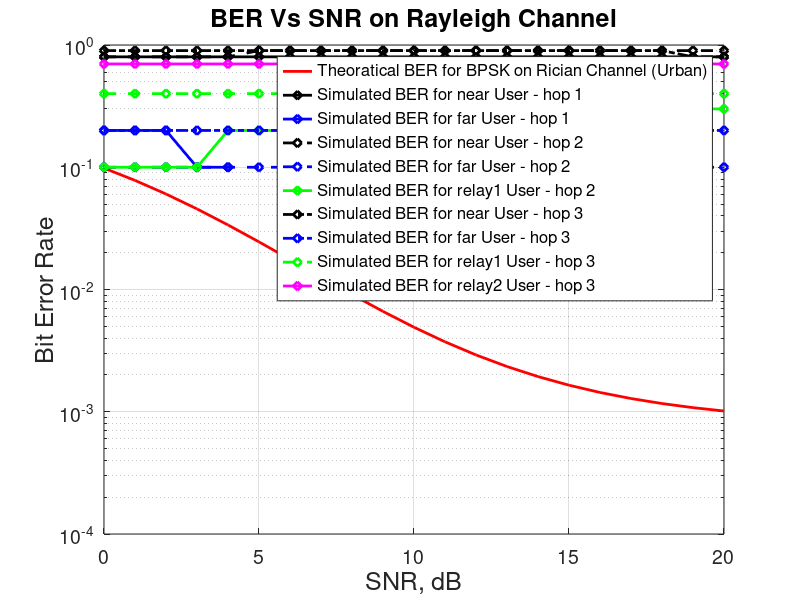

This chart was generated by the following MATLAB code:
%ref:https://in.mathworks.com/matlabcentral/fileexchange/23498-mc-cdma
clc;
close all;
clear all;

k1 = 5;% Rician factor % ref: https://www.researchgate.net/publication/263669548_Probability_Distribution_of_Rician_K-Factor_in_Urban_Suburban_and_Rural_Areas_Using_Real-World_Captured_Data
mean = sqrt(k1/(k1+1));% mean
sigma = sqrt(1/(2*(k1+1)));% variance
N=10;  % Number of Bits for data_user1
d1 = 10;  d2 = 500;  % Distances of users from base station (BS)
d3 = 5;
eta = 4;            % Path loss exponent

%% ------------------Hop 1------------------------------
users=1;            % Number of Users

%------------------Generation of Walsh code--------------------------------
n =4;                              %Number of  Data Sub-Carriers
walsh=hadamard(n);              
code1=walsh(2,:);                   %Taking 2nd row of walsh code for User1

%------------------Generating data for User1-------------------------------                     
data_user1 = rand(1,N)>0.5;         % Generation of data for user1
data_user1bpsk = 2*data_user1-1;    % BPSK modulation 0 -> -1; 1 -> 0 

%------------------Spreading & IFFT for User1------------------------------
data_user11=data_user1bpsk';
spdata1_user1=data_user11*code1;    % Spreading 
spdata12=(spdata1_user1)';
ifftdata_user1=ifft(spdata12);      % Taking the IFFT
ifftdata12=ifftdata_user1';

%------------------Append Cyclic Prefix1 for User1-------------------------
y1=[ifftdata12(:,[(n-2):n]) ifftdata12];
transdata1=y1';
tx_user1=transdata1;                % Transmitting data for user1

%----------------------Adding data for Transmission of All User------------
x=tx_user1;
%----------------------Creating Rayleigh Channel---------------------------
Taps=4;                                   % Number of Taps
p1=1;                                     % Power of Tap1
p2=1;                                     % Power of Tap2
p3=1;                                     % Power of Tap3
p4=1;
gain1=sqrt(d1^-eta)*sqrt(p1/2)*[randn(1,N)*sigma+mean + j*randn(1,N)*sigma];% Gain for Tap1

ch1=repmat(gain1,(n+3),1);     

data_channel1=x.*ch1;  % Passing data through channel 

%% ------user 2 using same code but different channel
                  %Taking 2nd row of walsh code for User1
%------------------Generating data for User1-------------------------------                          
data_user2= rand(1,N)>0.5;          % Generation of data for user1
data_user2bpsk = 2*data_user2-1;    % BPSK modulation 0 -> -1; 1 -> 0 

%------------------Spreading & IFFT for User1------------------------------
data_user22=data_user2bpsk';
spdata1_user2=data_user22*code1;    % Spreading 
spdata122=(spdata1_user2)';
ifftdata_user2=ifft(spdata122);      % Taking the IFFT
ifftdata122=ifftdata_user2';

%------------------Append Cyclic Prefix1 for User1-------------------------
y2=[ifftdata122(:,[(n-2):n]) ifftdata122];
transdata2=y2';
tx_user2=transdata2;                % Transmitting data for user1

%----------------------Adding data for Transmission of All User------------
x2=tx_user2;

%----------------------Creating Rayleigh Channel---------------------------
Taps=4;                                        % Number of Taps
%p1=1;                                       % Power of Tap1
%p2=1;                                     % Power of Tap2
%p3=1;                                     % Power of Tap3
%p4=1;
gain1s=sqrt(d2^-eta)*sqrt(p1/2)*[(randn(1,N)*(sigma+mean)).^2 + j*(randn(1,N)*sigma).^2];   % Gain for Tap1
gain2s=sqrt(p2/2)*[randn(1,N)*sigma+mean + j*randn(1,N)*sigma];   % Gain for Tap2
gain3s=sqrt(p3/2)*[randn(1,N)*sigma+mean + j*randn(1,N)*sigma];   % Gain for Tap3
gain4s=sqrt(p4/2)*[randn(1,N)*sigma+mean + j*randn(1,N)*sigma];   % Gain for Tap4
x110=x2(:);
x120=reshape(x110,1,length(x110));
i=1:length(x120);        
delay1=1; 
for i=delay1+1:length(x120) % Producing one sample delay in Tap2 w.r.t. Tap1
   x13(i)=x2(i-delay1);
end
delay2=2;
for i=delay2+1:length(x120) % Producing two sample delay in Tap2 w.r.t. Tap1
   x14(i)=x2(i-delay2);
end
delay3=3;
for i=delay3+1:length(x120) % Producing three sample delay in Tap2 w.r.t. Tap1
   x15(i)=x2(i-delay3);
end
x111=reshape(x13,(n+3),length(x13)/(n+3));
x222=reshape(x14,(n+3),length(x14)/(n+3));
x333=reshape(x15,(n+3),length(x15)/(n+3));
ch11=repmat(gain1s,(n+3),1);     
ch22=repmat(gain2s,(n+3),1);
ch33=repmat(gain3s,(n+3),1);
ch44=repmat(gain4s,(n+3),1);
data_channel2=x2.*ch11+x111.*ch22+x222.*ch33+x333.*ch44;  % Passing data through channel 
%------------------------Addition of AWGN noise ---------------------------
data_channel=data_channel1+ data_channel2;
data_noise=data_channel(:);
data_noise=reshape(data_noise,1,length(data_noise));
noise = 1/sqrt(2)*[randn(1,length(data_noise)) + j*randn(1,length(data_noise))]; 

%% ------ receiver ---------------------
snr = [0:20];                 % multiple Eb/N0 values

for i = 1:length(snr)
y2= data_noise + (sqrt(1)*10^(-snr(i)/20))*noise; %Addition of Noise
  
%--------------------------Receiver ---------------------------------------
data_received2 = y2;           %fadded data received with awgn noise
%---------------------Removing Cyclic Prefix-------------------------------
rx1=reshape(data_received2,(n+3),length(data_received2)/(n+3));
rx12=rx1';
rx13 = rx12(:,[(4:(n+3))]); 
rx14=rx13';

%-----------------Taking FFT ----------------------------------------------
fft_data_received2 =fft(rx14);

%----------------equilization of the channel-------------------------------

data_equilized1=fft_data_received2/sqrt(d1^-eta)*sqrt(p1/2);
channel_response2=fft([gain1s;gain2s;gain3s;gain4s],n);
data_equilized2=fft_data_received2.*conj(channel_response2);

%----------------BER of Data User1-----------------------------------------
recdata112=(data_equilized2'*code1')';
x11_hat = ones(1,N);
x11_hat(recdata112<0) = -1;
recdata11=(data_equilized1'*code1'-x11_hat')';
recdata12=real(recdata11)>0;
errors_user1(i) = size(find([data_user1- recdata12]),2); %Errors for User1
SBer1 = errors_user1/N;                              % simulated ber user1
                             
% simulated ber user2
% sic decoding
x12_hat = ones(1,N);
x12_hat(recdata11<0) = -1;
%recdata22=((data_equilized2'*code1') - x12_hat')';
recdata22=(data_equilized2'*code1' - x12_hat')';
recdata122=real(recdata22)>0;
errors_user2(i) = size(find([data_user2- recdata122]),2); %Errors for User1
SBer2 = errors_user2/N;                              % simulated ber user1

end

%% ------------------Hop 2------------------------------

users=2;            % Number of Users
%------------------Generation of Walsh code--------------------------------
code2=walsh(4,:);   
code3=walsh(3,:); %Taking 3rd row of walsh code for User2
%------------------est for User11-------------------------------

%------------------Spreading & IFFT for User1------------------------------
estdata_user11bpsk = 2*recdata12-1;    % BPSK modulation 0 -> -1; 1 -> 0 
estdata_user11=estdata_user11bpsk';
spdata1_user11=estdata_user11*code1;    % Spreading 
spdata11=(spdata1_user11)';
ifftdata_user11=ifft(spdata11);      % Taking the IFFT
ifftdata11=ifftdata_user11';
%------------------Append Cyclic Prefix1 for User1-------------------------
y11=[ifftdata11(:,[(n-2):n]) ifftdata11];
transdata11=y11';
esttx_user11=transdata11;                % Transmitting data for user1

%------------------est for User12-------------------------------

%------------------Spreading & IFFT for User1------------------------------
estdata_user12bpsk = 2*recdata122-1;    % BPSK modulation 0 -> -1; 1 -> 0 
estdata_user12=estdata_user12bpsk';
spdata1_user12=estdata_user12*code3;    % Spreading 
spdata12=(spdata1_user12)';
ifftdata_user12=ifft(spdata12);      % Taking the IFFT
ifftdata12=ifftdata_user12';
%------------------Append Cyclic Prefix1 for User1-------------------------
y12=[ifftdata12(:,[(n-2):n]) ifftdata12];
transdata12=y12';
esttx_user12=transdata12;                % Transmitting data for user1

%------------------Generating data for User2-------------------------------
M=N;                             % Number of Bits for  data_user2
data_user3= rand(1,M)>0.5;          % Generation of data for user2
data_user2bpsk = 2*data_user3-1;    % BPSK modulation 0 -> -1; 1 -> 0 
%-----------------Spreading & IFFT for User2-------------------------------
data_user21=data_user2bpsk';
spdata2=data_user21*code2;          % Spreading 
spdata22=(spdata2)';
ifftdata_user2=ifft(spdata22);      % Taking the IFFT
ifftdata22=ifftdata_user2';
%-----------------Append Cyclic Prefix1 for User2--------------------------
y2=[ifftdata22(:,[(n-2):n]) ifftdata22];
transdata2=y2';
tx_user2=transdata2;                % Transmitting data for user2
%----------------------Adding data for Transmission of All User------------
x3=esttx_user11+esttx_user12+tx_user2;
%----------------------Creating a new Rayleigh Channel---------------------------
p1=1;                                       % Power of Tap1
p2=1;                                     % Power of Tap2
p3=1;                                     % Power of Tap3
p4=1;
gain1ss=sqrt(d3^-eta)*sqrt(p1/2)*[randn(1,N)*sigma+mean + j*randn(1,N)*sigma];   % Gain for Tap1
gain2ss=sqrt(p2/2)*[randn(1,N)*sigma+mean + j*randn(1,N)*sigma];   % Gain for Tap2
gain3ss=sqrt(p3/2)*[randn(1,N)*sigma+mean + j*randn(1,N)*sigma];   % Gain for Tap3
gain4ss=sqrt(p4/2)*[randn(1,N)*sigma+mean + j*randn(1,N)*sigma];   % Gain for Tap4
x111=x3(:);
x122=reshape(x111,1,length(x111));
i=1:length(x122);        
delay1=1; 
for i=delay1+1:length(x122) % Producing one sample delay in Tap2 w.r.t. Tap1
   x133(i)=x3(i-delay1);
end
delay2=2;
for i=delay2+1:length(x122) % Producing two sample delay in Tap2 w.r.t. Tap1
   x144(i)=x3(i-delay2);
end
delay3=3;
for i=delay3+1:length(x122) % Producing three sample delay in Tap2 w.r.t. Tap1
   x155(i)=x3(i-delay3);
end
x11=reshape(x133,(n+3),length(x133)/(n+3));
x22=reshape(x144,(n+3),length(x144)/(n+3));
x33=reshape(x155,(n+3),length(x155)/(n+3));
ch11=repmat(gain1ss,(n+3),1);     
ch22=repmat(gain2ss,(n+3),1);
ch33=repmat(gain3ss,(n+3),1);
ch44=repmat(gain4ss,(n+3),1);
data_channel2=x3.*ch11+x11.*ch22+x22.*ch33+x33.*ch44;  % Passing data through channel 

%------------------------Addition of AWGN noise ---------------------------
data_noise2=data_channel2(:);
data_noise22=reshape(data_noise2,1,length(data_noise2));
noise22 = 1/sqrt(2)*[randn(1,length(data_noise22)) + j*randn(1,length(data_noise22))]; 
               
for i = 1:length(snr)
y2 = data_noise22 + (sqrt(1)*10^(-snr(i)/20))*noise22; %Addition of Noise
  
%--------------------------Receiver ---------------------------------------
data_received2 =y2;           %fadded data received with awgn noise
%---------------------Removing Cyclic Prefix-------------------------------
rx1=reshape(data_received2,(n+3),length(data_received2)/(n+3));
rx12=rx1';
rx13 = rx12(:,[(4:(n+3))]); 
rx14=rx13';
%-----------------Taking FFT ----------------------------------------------
fft_data_received =fft(rx14);
%----------------equilization of the channel-------------------------------
channel_response22=fft([gain1ss;gain2ss;gain3ss;gain4ss],n);
data_equilized22=fft_data_received.*conj(channel_response22);
%----------------BER of Data User1-----------------------------------------

recdata11=(data_equilized22'*code1')';
recdata120=real(recdata11)>0;
errors_user11(i) = size(find([data_user1- recdata120]),2); %Errors for User1
SBer11 = errors_user11/N;                              % simulated ber user1
%----------------BER of Data source User2-----------------------------------------

x12_hat = ones(1,N);
x12_hat(recdata11<0) = -1;
recdata12=(data_equilized22'*code3')';
recdata122=real(recdata12)>0;
errors_user12(i) = size(find([data_user2- recdata122]),2); %Errors for User1
SBer12 = errors_user12/N;                              % simulated ber user1

%----------------BER of Data relay User2-----------------------------------------
recdata21=(data_equilized22'*code2')';
recdata22=real(recdata21)>0;
errors_user22(i) = size(find([data_user3- recdata22]),2); %Errors for User1
SBer22 = errors_user22/M;     

end

%% ------------------Hop 3------------------------------

users=4;            % Number of Users
%------------------Generation of Walsh code--------------------------------
code4=walsh(1,:);                   %Taking 2nd row of walsh code for User1

%------------------est for User1-------------------------------

%------------------Spreading & IFFT for User1------------------------------
estdata_user1bpskhop3 = 2*recdata120-1;    % BPSK modulation 0 -> -1; 1 -> 0 
estdata_user111=estdata_user1bpskhop3';
spdata1_user111=estdata_user111*code1;    % Spreading 
spdata121=(spdata1_user111)';
ifftdata_user111=ifft(spdata121);      % Taking the IFFT
ifftdata12=ifftdata_user111';

%------------------Append Cyclic Prefix1 for User1-------------------------
y11=[ifftdata12(:,[(n-2):n]) ifftdata12];
transdata11=y11';
esttx_user11=transdata11;                % Transmitting data for user1

%------------------est for User2-------------------------------

%------------------Spreading & IFFT for User1------------------------------
estdata_user2bpskhop3 = 2*recdata122-1;    % BPSK modulation 0 -> -1; 1 -> 0 
estdata_user222=estdata_user2bpskhop3';
spdata1_user222=estdata_user222*code3;    % Spreading 
spdata222=(spdata1_user222)';
ifftdata_user22=ifft(spdata222);      % Taking the IFFT
ifftdata122=ifftdata_user22';

%------------------Append Cyclic Prefix1 for User1-------------------------
y222=[ifftdata122(:,[(n-2):n]) ifftdata122];
transdata222=y222';
esttx_user22=transdata222;                % Transmitting data for user1

%------------------est for User3-------------------------------

%------------------Spreading & IFFT for User1------------------------------
estdata_user3bpskhop3 = 2*recdata22-1;    % BPSK modulation 0 -> -1; 1 -> 0 
estdata_user333=estdata_user3bpskhop3';
spdata1_user333=estdata_user333*code2;    % Spreading 
spdata333=(spdata1_user333)';
ifftdata_user33=ifft(spdata333);      % Taking the IFFT
ifftdata33=ifftdata_user33';

%------------------Append Cyclic Prefix1 for User1-------------------------
y333=[ifftdata33(:,[(n-2):n]) ifftdata33];
transdata333=y333';
esttx_user33=transdata333;                % Transmitting data for user1

%------------------Generating data for User4-------------------------------
M=N;                             % Number of Bits for  data_user2
data_user4= rand(1,M)>0.5;          % Generation of data for user2
data_user4bpsk = 2*data_user4-1;    % BPSK modulation 0 -> -1; 1 -> 0 
%-----------------Spreading & IFFT for User2-------------------------------
data_user44=data_user4bpsk';
spdata4=data_user44*code4;          % Spreading 
spdata44=(spdata4)';
ifftdata_user4=ifft(spdata44);      % Taking the IFFT
ifftdata44=ifftdata_user4';
%-----------------Append Cyclic Prefix1 for User2--------------------------
y4=[ifftdata44(:,[(n-2):n]) ifftdata44];
transdata4=y4';
tx_user4=transdata4;                % Transmitting data for user2
%----------------------Adding data for Transmission of All User------------
x4=esttx_user11+esttx_user22+esttx_user33+tx_user4;
%----------------------Creating a new Rayleigh Channel---------------------------

gain1sss=sqrt(p1/2)*[randn(1,N)*sigma+mean + j*randn(1,N)*sigma];   % Gain for Tap1
gain2sss=sqrt(p2/2)*[randn(1,N)*sigma+mean + j*randn(1,N)*sigma];   % Gain for Tap2
gain3sss=sqrt(p3/2)*[randn(1,N)*sigma+mean + j*randn(1,N)*sigma];   % Gain for Tap3
gain4sss=sqrt(p4/2)*[randn(1,N)*sigma+mean + j*randn(1,N)*sigma];   % Gain for Tap4
x41=x4(:);
x42=reshape(x41,1,length(x41));
i=1:length(x42);        
delay1=1; 
for i=delay1+1:length(x42) % Producing one sample delay in Tap2 w.r.t. Tap1
   x43(i)=x4(i-delay1);
end
delay2=2;
for i=delay2+1:length(x42) % Producing two sample delay in Tap2 w.r.t. Tap1
   x44(i)=x4(i-delay2);
end
delay3=3;
for i=delay3+1:length(x42) % Producing three sample delay in Tap2 w.r.t. Tap1
   x45(i)=x4(i-delay3);
end
x1111=reshape(x43,(n+3),length(x43)/(n+3));
x2222=reshape(x44,(n+3),length(x44)/(n+3));
x3333=reshape(x45,(n+3),length(x45)/(n+3));
ch41=repmat(gain1sss,(n+3),1);     
ch42=repmat(gain2sss,(n+3),1);
ch43=repmat(gain3sss,(n+3),1);
ch44=repmat(gain4sss,(n+3),1);
data_channel4=x4.*ch41+x1111.*ch42+x2222.*ch43+x3333.*ch44;  % Passing data through channel 

%------------------------Addition of AWGN noise ---------------------------
data_noise4=data_channel4(:);
data_noise44=reshape(data_noise4,1,length(data_noise4));
noise44 = 1/sqrt(2)*[randn(1,length(data_noise44)) + j*randn(1,length(data_noise44))]; 

for i = 1:length(snr)
y4 = data_noise44 + (sqrt(1)*10^(-snr(i)/20))*noise44; %Addition of Noise
  
%--------------------------Receiver ---------------------------------------
data_received4 = y4;           %fadded data received with awgn noise
%---------------------Removing Cyclic Prefix-------------------------------
rx1=reshape(data_received4,(n+3),length(data_received4)/(n+3));
rx12=rx1';
rx13 = rx12(:,[(4:(n+3))]); 
rx14=rx13';
%-----------------Taking FFT ----------------------------------------------
fft_data_received4 =fft(rx14);

%----------------equilization of the channel-------------------------------
channel_response4=fft([gain1sss;gain2sss;gain3sss;gain4sss],n);
data_equilized4=fft_data_received4.*conj(channel_response4);

%----------------BER of Data User1-----------------------------------------
recdata110=(data_equilized4'*code1')';
recdata1200=real(recdata110)>0;
errors_user111(i) = size(find([data_user1- recdata1200]),2); %Errors for User1
SBer111 = errors_user111/N;                              % simulated ber user1

%----------------BER of Data User2-----------------------------------------
recdata2221=(data_equilized4'*code3')';
recdata222=real(recdata2221)>0;
errors_user222(i) = size(find([data_user2- recdata222]),2); %Errors for User1
SBer222 = errors_user222/M;                               % simulated ber user2

%----------------BER of Data User3-----------------------------------------
recdata3=(data_equilized4'*code2')';
recdata333=real(recdata3)>0;
errors_user333(i) = size(find([data_user3- recdata333]),2); %Errors for User1
SBer333 = errors_user333/M;                               % simulated ber user2

%----------------BER of Data User3-----------------------------------------
recdata4=(data_equilized4'*code4')';
recdata444=real(recdata4)>0;
errors_user444(i) = size(find([data_user4- recdata444]),2); %Errors for User1
SBer444 = errors_user444/M;                               % simulated ber user2
end

%% ------------------------Theoretical Result-------------------------------
snrlnr=10.^(snr/10);
TBerf = .5*erfc(sqrt(k1*snrlnr./(snrlnr+k1)));% theoretical BER fro Flat fadding
%% ------------------------Figures ------------------------
figure
grid on;
semilogy(snr,TBerf,'r-','LineWidth',2);
hold on;
semilogy(snr,SBer1,'kd-','LineWidth',2);%far 
hold on;
semilogy(snr,SBer2,'bd-','LineWidth',2);%near
hold on;
semilogy(snr,SBer11,'kd--','LineWidth',2);%near2
hold on;
semilogy(snr,SBer12','bd--','LineWidth',2);%far2
hold on;
semilogy(snr,SBer22,'gd-','LineWidth',2);%%relay 1 hop2
hold on;
semilogy(snr,SBer111 ,'kd-.','LineWidth',2);%near 1 hop3
hold on;
semilogy(snr,SBer222 ,'bd-.','LineWidth',2);%far 1 hop3
hold on;
semilogy(snr,SBer333 ,'gd--','LineWidth',2);%relay 1 hop3
hold on;
semilogy(snr,SBer444 ,'md-','LineWidth',2);%relay 2 hop 3
axis([0 20 10^-4 1]);
set(gca,'fontsize',14) % say...default here is 10
grid on
legend('Theoratical BER for BPSK on Rician Channel (Urban)' ,'Simulated BER for near User - hop 1','Simulated BER for far User - hop 1','Simulated BER for near User - hop 2','Simulated BER for far User - hop 2','Simulated BER for relay1 User - hop 2','Simulated BER for near User - hop 3','Simulated BER for far User - hop 3','Simulated BER for relay1 User - hop 3','Simulated BER for relay2 User - hop 3','FontSize', 12);
xlabel('SNR, dB','FontSize', 18);
ylabel('Bit Error Rate','FontSize', 18);
title('BER Vs SNR on Rayleigh Channel','FontSize', 18)
